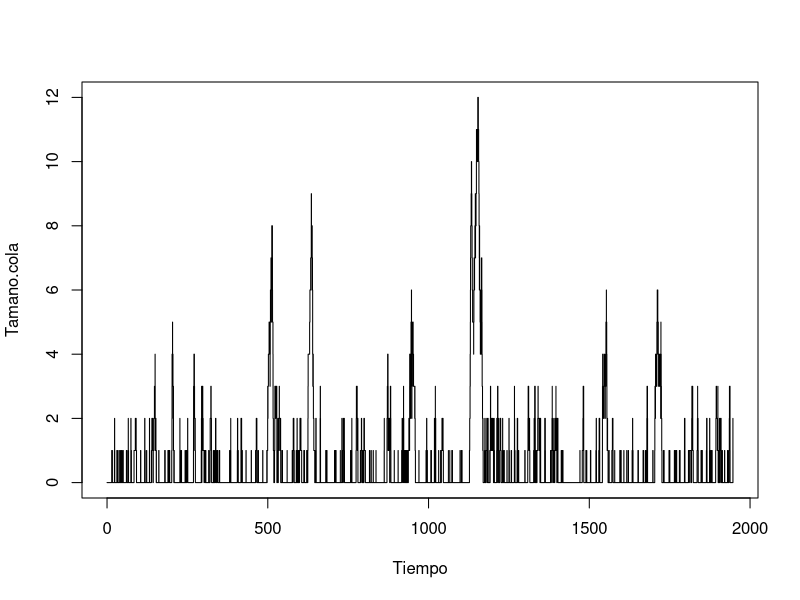

Write R code to recreate this figure.
mm1_s <- function(lambdaA = 15, lambdaS = 10, n = 100){ 
    arribos = cumsum(rexp(n, 1/lambdaA))
    tiempos_salida = rexp(n, 1/lambdaS)

    entrada = rep(0,n)
    entrada[1] = arribos[1]

    salida = rep(0,n)
    salida[1] = arribos[1] + tiempos_salida[1]

    num_esperando = 0

    i = 2 
    j = 1 

    df <- data.frame(0,0)
    names(df)<-c("Tiempo","Tamano cola")

    while(i<=n || j<n){

        while(i<=n && arribos[i] < salida[j]){

            num_esperando = num_esperando + 1
            df[nrow(df) + 1,] = list(arribos[i],num_esperando)
            i = i +1
        }

        if (num_esperando > 0){

            entrada[j+1] = salida[j]
            salida[j+1] = entrada[j+1] + tiempos_salida[j+1]

            num_esperando =  num_esperando - 1
            df[nrow(df) + 1,] = list(entrada[j+1],num_esperando)
            j = j + 1 
        }

        else{

            entrada[j+1] = arribos[i]
            salida[j+1] = entrada[j+1] + tiempos_salida[j+1]

            i = i+1
            j = j+1
        }

    }

    Tn = tail(salida, n=1)
    return (list( sum(entrada-arribos)/n, 100 * sum(salida - entrada) / Tn, df))
}


df <- data.frame(0,0)
names(df)<-c("Promedio_espera","Utilizacion")

for (i in 1:10){
    ans = mm1_s(lambdaA = 2, lambdaS = 1, n = 1000)[1:2]
    df[nrow(df) + 1,] = c(ans[1],ans[2])
}

mean(df$Promedio_espera)
mean(df$Utilizacion)


dd = mm1_s(lambdaA = 2, lambdaS = 1, n = 1000)[3]
plot(data.frame(dd) ,  type='s')
